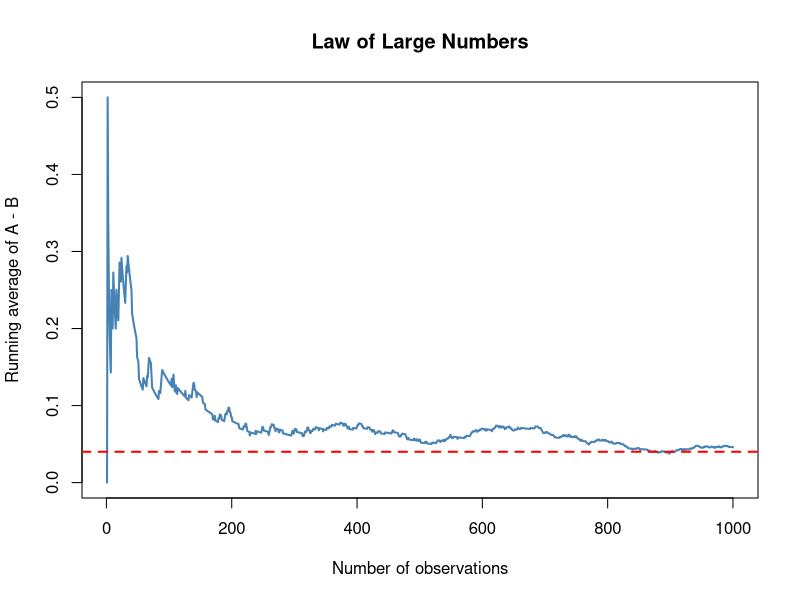
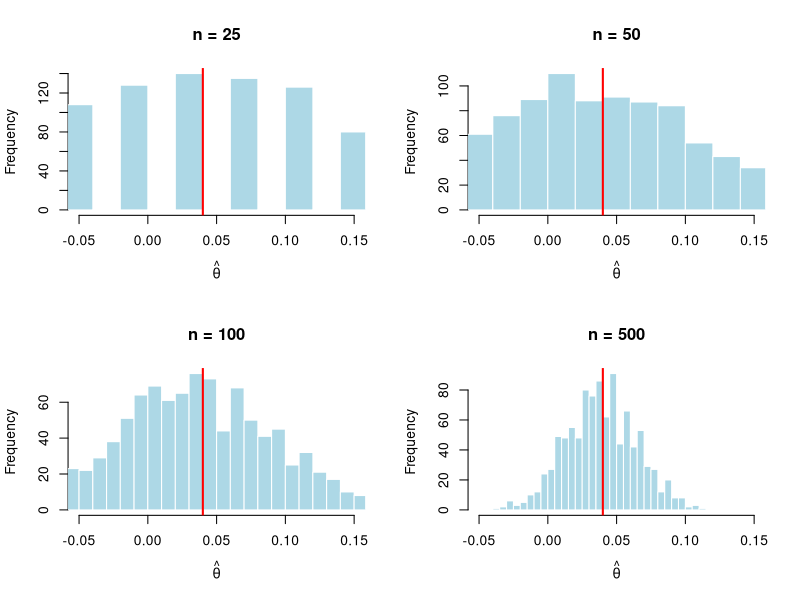

These figures' R source, in order:
## ---- chunk 1
set.seed(123)

n <- 1000
pi_A <- 0.22
pi_B <- 0.18

A <- rbinom(n, size = 1, prob = pi_A)
B <- rbinom(n, size = 1, prob = pi_B)

theta_true <- pi_A - pi_B
theta_hat <- mean(A) - mean(B)

theta_true
theta_hat
## ---- chunk 2
diffs <- A - B
cum_avg <- cumsum(diffs) / seq_along(diffs)

plot(
  cum_avg,
  type = "l",
  lwd = 2,
  col = "steelblue",
  xlab = "Number of observations",
  ylab = "Running average of A - B",
  main = "Law of Large Numbers"
)

abline(h = theta_true, col = "red", lwd = 2, lty = 2)
## ---- chunk 3
B_boot <- 1000
theta_star <- numeric(B_boot)

for (i in 1:B_boot) {
  A_star <- sample(A, size = n, replace = TRUE)
  B_star <- sample(B, size = n, replace = TRUE)

  theta_star[i] <- mean(A_star) - mean(B_star)
}

boot_se <- sd(theta_star)
boot_se
## ---- chunk 4
pi_A_hat <- mean(A)
pi_B_hat <- mean(B)

analytical_se <- sqrt(
  (pi_A_hat * (1 - pi_A_hat) / n) +
  (pi_B_hat * (1 - pi_B_hat) / n)
)

analytical_se
## ---- chunk 5
lower <- theta_hat - 1.96 * boot_se
upper <- theta_hat + 1.96 * boot_se

lower
upper
## ---- chunk 6
set.seed(123)

sample_sizes <- c(25, 50, 100, 500)

par(mfrow = c(2, 2))  # 2x2 布局

for (n_temp in sample_sizes) {

  theta_vals <- numeric(1000)

  for (i in 1:1000) {
    A_sim <- rbinom(n_temp, 1, pi_A)
    B_sim <- rbinom(n_temp, 1, pi_B)

    theta_vals[i] <- mean(A_sim) - mean(B_sim)
  }

  hist(
    theta_vals,
    breaks = 30,
    col = "lightblue",
    border = "white",
    main = paste("n =", n_temp),
    xlab = expression(hat(theta)),
    xlim = c(-0.05, 0.15)
  )

  abline(v = theta_true, col = "red", lwd = 2)
}
## ---- chunk 7
z_stat <- theta_hat / analytical_se
p_value <- 2 * (1 - pnorm(abs(z_stat)))

z_stat
p_value
## ---- chunk 8
Y <- c(A, B)
D <- c(rep(1, n), rep(0, n))

model <- lm(Y ~ D)

summary(model)
## ---- chunk 9
set.seed(123)

num_experiments <- 10000
false_positive <- 0

for (j in 1:num_experiments) {

  A_sim <- rbinom(1000, 1, 0.20)
  B_sim <- rbinom(1000, 1, 0.20)

  reject_flag <- FALSE

  for (n_temp in seq(100, 1000, by = 100)) {

    A_sub <- A_sim[1:n_temp]
    B_sub <- B_sim[1:n_temp]

    theta_hat_temp <- mean(A_sub) - mean(B_sub)

    se_temp <- sqrt(
      (mean(A_sub) * (1 - mean(A_sub)) / n_temp) +
      (mean(B_sub) * (1 - mean(B_sub)) / n_temp)
    )

    z_temp <- theta_hat_temp / se_temp
    p_temp <- 2 * (1 - pnorm(abs(z_temp)))

    if (p_temp < 0.05) {
      reject_flag <- TRUE
      break
    }
  }

  if (reject_flag) {
    false_positive <- false_positive + 1
  }
}

false_rate <- false_positive / num_experiments
false_rate
